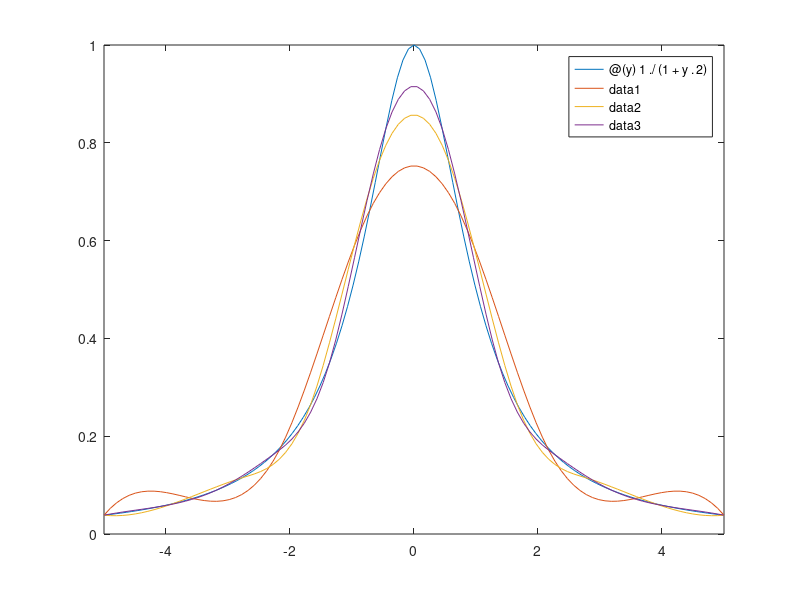
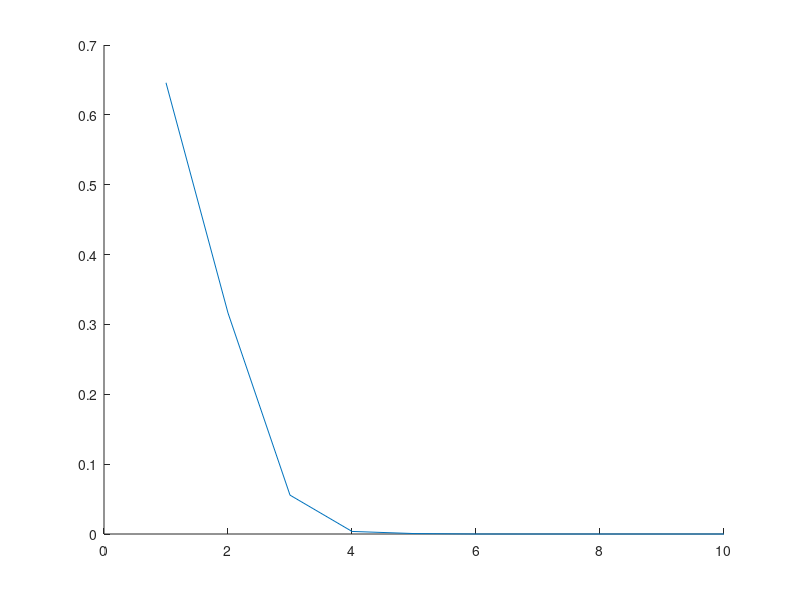

The MATLAB source for these figures, in order: (Note: this script raises an error after producing the figures.)
%PLOT RUNGE
a=-5;b=5;
fun = @(y) 1./(1+y.^2);
fplot(fun,[a,b]);
hold on
for n=[7,9,11]
    x=linspace(a,b,n+1);
    t=linspace(a,b);
    s=spline(x,fun(x),t);
    plot(t,s);
end

%ANALISI DELL'ERRORE
figure
hold on
err=[];
p=[];
for k=1:10
    x=a:(b-a)/(2^k):b;
    t=linspace(a,b);
    s=spline(x,fun(x),t);
    err(k)=max(abs(fun(t)-s));
    if k>1
        p(k-1)=log(err(k)/err(k-1))/log(1/2);
    end
end
disp(p);
plot(1:length(err),err);

% f=1/(1+x2) f'=-(2x/(1+x2))2 f''=(-4x-3)/(1+x2)2
S=spline(x,f(x));
rho=S.coefs;
drho = [3*rho(:,1) 2*rho(:,2) rho(:,3)]; 
d2rho = [6*rho(:,1) 2*rho(:,2)];
d3rho = 6*rho(:,1);
dS = mkpp(x,drho); % costruisce la struttura dai coeff.
dSval = ppval(dS,z); % valuta la spline dS nei punti z